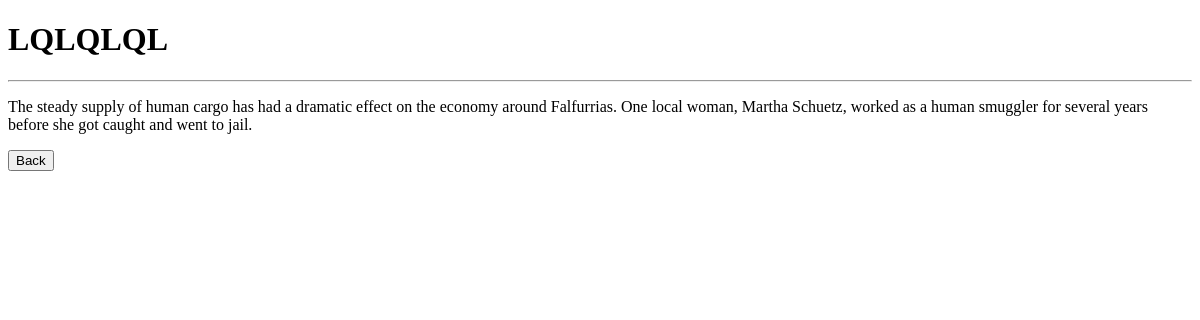
Before: /myblog/2/ with the older database file.
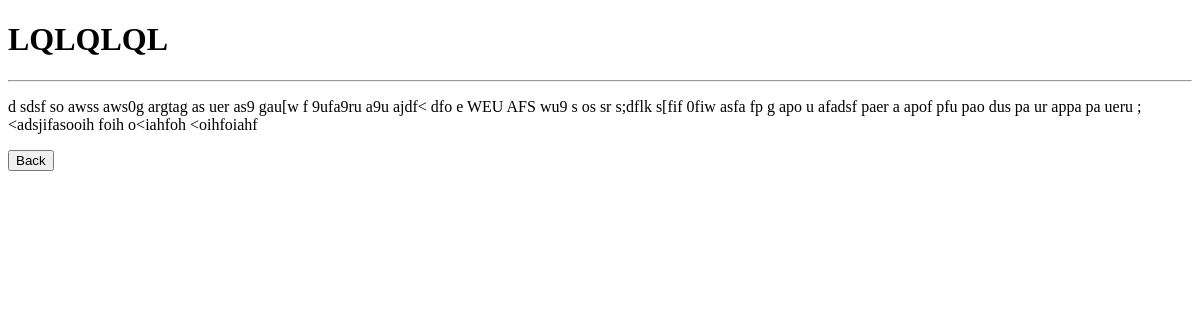
After: the same page with the newer database file.
### myblog/models.py (models this page shows, shortened)
class Article(models.Model):
    text = models.CharField(max_length=1000)
    pub_date = models.DateTimeField("date published")
    author = models.ForeignKey(Author)
    def was_published_recently(self):
        return self.pub_date >= timezone.now() - datetime.timedelta(days=1)
    was_published_recently.admin_order_field = "pub_date"
    was_published_recently.boolean = True
    was_published_recently.short_description = "Published recently?"

### myblog/views.py (the view)
# urls.py: url(r"^(?P<article_id>\d+)/$", views.show_article,
def show_article(request, article_id):
    article = get_object_or_404(Article, pk=article_id)
    return render(request, "myblog/show_article.html", {"article": article})

### myblog/templates/myblog/show_article.html (shortened to what this page needs)
<!DOCTYPE html>
<html>
<head>
</head>
<body>
    <h1>LQLQLQL</h1>
    <hr>
    <form action="{url 'myblog:show_article' article.id">
        <p>{{ article.text|striptags}}</p>
        <button type="button" class="btn btn-primary btn-lg" onclick="goBack()">Back</button>
    </form>
</body>
</html>

Changed rows visible on the page:
changed Article: text "The steady supply of human cargo has had a dramatic effect on the economy around Falfurrias. One local woman, Martha Schuetz, worked as a human smuggler for several years before she got caught and went to jail." → "d sdsf so awss aws0g argtag as uer as9 gau[w f 9ufa9ru a9u ajdf< dfo e WEU AFS wu9 s os sr s;dflk s[fif 0fiw asfa fp g apo u afadsf paer a apof pfu pao dus pa ur appa pa ueru ;<adsjifasooih foih o<iahfoh <oihfoiahf"
